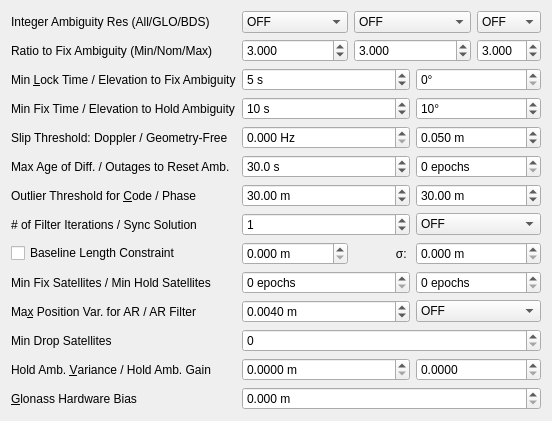
     <widget class="QWidget" name="tabSettings2">
      <attribute name="title">
       <string>Setting&amp;2</string>
      </attribute>
      <layout class="QGridLayout" name="gridLayout_2">
       <item row="2" column="4">
        <widget class="QDoubleSpinBox" name="sBValidThresARMax">
         <property name="toolTip">
          <string>&lt;html&gt;&lt;head/&gt;&lt;body&gt;&lt;p&gt;Set the nominal integer ambiguity validation threshold for ʺratio‐testʺ, which uses the ratio of squared residuals of the best integer vector to the second‐best vector. (option: &lt;span style=&quot; font-style:italic;&quot;&gt;pos2-arthres6&lt;/span&gt;).&lt;/p&gt;&lt;p&gt;If min and max values are set equal to the nominal value then the ratio is fixed, else the ratio will be adjusted by the number of satellites. The nominal value is used for 8 satellite pairs and is adjusted lower as the number of satellites increases and higher as it decreases .&lt;/p&gt;&lt;/body&gt;&lt;/html&gt;</string>
         </property>
         <property name="decimals">
          <number>3</number>
         </property>
         <property name="value">
          <double>3.000000000000000</double>
         </property>
        </widget>
       </item>
       <item row="0" column="1">
        <widget class="QComboBox" name="cBAmbiguityResolution">
         <property name="toolTip">
          <string>&lt;html&gt;&lt;head/&gt;&lt;body&gt;&lt;p&gt;Define integer ambiguity resolution strategy (option &lt;span style=&quot; font-style:italic;&quot;&gt;pos2-armode&lt;/span&gt;)&lt;/p&gt;&lt;/body&gt;&lt;/html&gt;</string>
         </property>
         <item>
          <property name="text">
           <string>OFF</string>
          </property>
         </item>
         <item>
          <property name="text">
           <string>Continuous</string>
          </property>
         </item>
         <item>
          <property name="text">
           <string>Instantaneous</string>
          </property>
         </item>
         <item>
          <property name="text">
           <string>Fix and Hold</string>
          </property>
         </item>
        </widget>
       </item>
       <item row="16" column="3" colspan="2">
        <widget class="QDoubleSpinBox" name="sBBaselineSig">
         <property name="toolTip">
          <string>&lt;html&gt;&lt;head/&gt;&lt;body&gt;&lt;p&gt;Define the standard deviation of the baseline length constraint in moving‐base mode (option: &lt;span style=&quot; font-style:italic;&quot;&gt;pos2-basesig).&lt;/span&gt;&lt;/p&gt;&lt;/body&gt;&lt;/html&gt;</string>
         </property>
         <property name="suffix">
          <string> m</string>
         </property>
         <property name="decimals">
          <number>3</number>
         </property>
         <property name="maximum">
          <double>1000000.000000000000000</double>
         </property>
        </widget>
       </item>
       <item row="2" column="0">
        <widget class="QLabel" name="LabelRatio">
         <property name="text">
          <string>Ratio to Fix Ambiguity (Min/Nom/Max)</string>
         </property>
         <property name="buddy">
          <cstring>sBValidThresARMin</cstring>
         </property>
        </widget>
       </item>
       <item row="18" column="1" colspan="2">
        <widget class="QDoubleSpinBox" name="sBMaxPositionVarAR">
         <property name="toolTip">
          <string>&lt;html&gt;&lt;head/&gt;&lt;body&gt;&lt;p&gt;Maximum position variance for ambiguity resolution (option: &lt;span style=&quot; font-style:italic;&quot;&gt;pos2-arthres1&lt;/span&gt;).&lt;/p&gt;&lt;/body&gt;&lt;/html&gt;</string>
         </property>
         <property name="suffix">
          <string> m</string>
         </property>
         <property name="decimals">
          <number>4</number>
         </property>
         <property name="value">
          <double>0.004000000000000</double>
         </property>
        </widget>
       </item>
       <item row="0" column="0">
        <widget class="QLabel" name="Label25">
         <property name="text">
          <string>Integer Ambiguity Res (All/GLO/BDS)</string>
         </property>
         <property name="buddy">
          <cstring>cBAmbiguityResolution</cstring>
         </property>
        </widget>
       </item>
       <item row="5" column="1" colspan="2">
        <widget class="QSpinBox" name="sBLockCountFixAmbiguity">
         <property name="toolTip">
          <string>&lt;html&gt;&lt;head/&gt;&lt;body&gt;&lt;p&gt;Define the minimum lock count to fix integer ambiguity. If the lock count is less than the value, the ambiguity is excluded from the fixed integer vector (option: &lt;span style=&quot; font-style:italic;&quot;&gt;pos2-arlockcnt&lt;/span&gt;).&lt;/p&gt;&lt;/body&gt;&lt;/html&gt;</string>
         </property>
         <property name="suffix">
          <string> s</string>
         </property>
         <property name="maximum">
          <number>3600</number>
         </property>
         <property name="value">
          <number>5</number>
         </property>
        </widget>
       </item>
       <item row="7" column="0">
        <widget class="QLabel" name="LabelHold">
         <property name="text">
          <string>Min Fix Time / Elevation to Hold Ambiguity</string>
         </property>
         <property name="buddy">
          <cstring>sBFixCountHoldAmbiguity</cstring>
         </property>
        </widget>
       </item>
       <item row="17" column="1" colspan="2">
        <widget class="QSpinBox" name="sBMinFixSats">
         <property name="toolTip">
          <string>&lt;html&gt;&lt;head/&gt;&lt;body&gt;&lt;p&gt;Minimum ambiguities required for fix (option: &lt;span style=&quot; font-style:italic;&quot;&gt;pos2-minfixsats&lt;/span&gt;).&lt;/p&gt;&lt;/body&gt;&lt;/html&gt;</string>
         </property>
         <property name="suffix">
          <string> epochs</string>
         </property>
        </widget>
       </item>
       <item row="16" column="1">
        <widget class="QDoubleSpinBox" name="sBBaselineLen">
         <property name="toolTip">
          <string>&lt;html&gt;&lt;head/&gt;&lt;body&gt;&lt;p&gt;Define the constraint of the baseline length in moving‐base mode (option: &lt;span style=&quot; font-style:italic;&quot;&gt;pos2-baselen).&lt;/span&gt;&lt;/p&gt;&lt;/body&gt;&lt;/html&gt;</string>
         </property>
         <property name="suffix">
          <string> m</string>
         </property>
         <property name="decimals">
          <number>3</number>
         </property>
         <property name="maximum">
          <double>1000000.000000000000000</double>
         </property>
        </widget>
       </item>
       <item row="0" column="4">
        <widget class="QComboBox" name="cBAmbiguityResolutionBDS">
         <property name="toolTip">
          <string>&lt;html&gt;&lt;head/&gt;&lt;body&gt;&lt;p&gt;Define integer ambiguity resolution strategy for BDS (option &lt;span style=&quot; font-style:italic;&quot;&gt;pos2-bdsarmode&lt;/span&gt;)&lt;/p&gt;&lt;/body&gt;&lt;/html&gt;</string>
         </property>
         <item>
          <property name="text">
           <string>OFF</string>
          </property>
         </item>
         <item>
          <property name="text">
           <string>ON</string>
          </property>
         </item>
        </widget>
       </item>
       <item row="9" column="3" colspan="2">
        <widget class="QDoubleSpinBox" name="sBSlipThreshold">
         <property name="toolTip">
          <string>&lt;html&gt;&lt;head/&gt;&lt;body&gt;&lt;p&gt;Define the cycle‐slip threshold of geometry‐free LC carrier‐phase difference between epochs (option: &lt;span style=&quot; font-style:italic;&quot;&gt;pos2-slipthres&lt;/span&gt;)&lt;/p&gt;&lt;/body&gt;&lt;/html&gt;</string>
         </property>
         <property name="suffix">
          <string> m</string>
         </property>
         <property name="decimals">
          <number>3</number>
         </property>
         <property name="value">
          <double>0.050000000000000</double>
         </property>
        </widget>
       </item>
       <item row="16" column="2">
        <widget class="QLabel" name="label">
         <property name="text">
          <string>σ: </string>
         </property>
         <property name="alignment">
          <set>Qt::AlignmentFlag::AlignRight|Qt::AlignmentFlag::AlignTrailing|Qt::AlignmentFlag::AlignVCenter</set>
         </property>
         <property name="buddy">
          <cstring>sBBaselineSig</cstring>
         </property>
        </widget>
       </item>
       <item row="18" column="0">
        <widget class="QLabel" name="label_6">
         <property name="text">
          <string>Ma&amp;x Position Var. for AR / AR Filter</string>
         </property>
         <property name="buddy">
          <cstring>sBMaxPositionVarAR</cstring>
         </property>
        </widget>
       </item>
       <item row="11" column="1" colspan="2">
        <widget class="QDoubleSpinBox" name="sBMaxAgeDifferences">
         <property name="toolTip">
          <string>&lt;html&gt;&lt;head/&gt;&lt;body&gt;&lt;p&gt;Define the maximum value of age of differential between the rover and the base station (option: &lt;span style=&quot; font-style:italic;&quot;&gt;pos2-maxage&lt;/span&gt;) &lt;/p&gt;&lt;/body&gt;&lt;/html&gt;</string>
         </property>
         <property name="suffix">
          <string> s</string>
         </property>
         <property name="decimals">
          <number>1</number>
         </property>
         <property name="maximum">
          <double>3600.000000000000000</double>
         </property>
         <property name="value">
          <double>30.000000000000000</double>
         </property>
        </widget>
       </item>
       <item row="5" column="3" colspan="2">
        <widget class="QDoubleSpinBox" name="sBElevationMaskAR">
         <property name="toolTip">
          <string>&lt;html&gt;&lt;head/&gt;&lt;body&gt;&lt;p&gt;Define the minimum elevation angle to fix integer ambiguity. If the elevation angle is less than the value, the ambiguity is excluded from the fixed integer vector (option: &lt;span style=&quot; font-style:italic;&quot;&gt;pos2-arelmask&lt;/span&gt;).&lt;/p&gt;&lt;/body&gt;&lt;/html&gt;</string>
         </property>
         <property name="suffix">
          <string>°</string>
         </property>
         <property name="decimals">
          <number>0</number>
         </property>
         <property name="maximum">
          <double>90.000000000000000</double>
         </property>
        </widget>
       </item>
       <item row="0" column="2" colspan="2">
        <widget class="QComboBox" name="cBAmbiguityResolutionGLO">
         <property name="toolTip">
          <string>&lt;html&gt;&lt;head/&gt;&lt;body&gt;&lt;p&gt;Define integer ambiguity resolution strategy for Glonass (option &lt;span style=&quot; font-style:italic;&quot;&gt;pos2-gloarmode&lt;/span&gt;)&lt;/p&gt;&lt;/body&gt;&lt;/html&gt;</string>
         </property>
         <item>
          <property name="text">
           <string>OFF</string>
          </property>
         </item>
         <item>
          <property name="text">
           <string>ON</string>
          </property>
         </item>
         <item>
          <property name="text">
           <string>Auto Calibration</string>
          </property>
         </item>
         <item>
          <property name="text">
           <string>Fix and Hold</string>
          </property>
         </item>
        </widget>
       </item>
       <item row="9" column="1" colspan="2">
        <widget class="QDoubleSpinBox" name="sBDopplerThreshold">
         <property name="toolTip">
          <string>&lt;html&gt;&lt;head/&gt;&lt;body&gt;&lt;p&gt;Set the cycle-slip threshold (Hz) of difference between doppler and carrier phase difference between epochs, 0 = disabled (option: &lt;span style=&quot; font-style:italic;&quot;&gt;pos2-dopthres).&lt;/span&gt;&lt;/p&gt;&lt;/body&gt;&lt;/html&gt;</string>
         </property>
         <property name="suffix">
          <string> Hz</string>
         </property>
         <property name="decimals">
          <number>3</number>
         </property>
        </widget>
       </item>
       <item row="21" column="1" colspan="4">
        <widget class="QDoubleSpinBox" name="sBGlonassHwBias">
         <property name="toolTip">
          <string>&lt;html&gt;&lt;head/&gt;&lt;body&gt;&lt;p&gt;Set relative GLONASS hardware bias in meters per frequency slot. Used only when pos2-gloarmode is&lt;/p&gt;&lt;p&gt;set to “autocal” and is used to specify the interchannel bias between two different receiver manufacturers  (option: &lt;span style=&quot; font-style:italic;&quot;&gt;pos2-arthres2&lt;/span&gt;).&lt;/p&gt;&lt;/body&gt;&lt;/html&gt;</string>
         </property>
         <property name="suffix">
          <string> m</string>
         </property>
         <property name="decimals">
          <number>3</number>
         </property>
        </widget>
       </item>
       <item row="13" column="1" colspan="2">
        <widget class="QDoubleSpinBox" name="sBRejectCode">
         <property name="toolTip">
          <string>&lt;html&gt;&lt;head/&gt;&lt;body&gt;&lt;p&gt;Set the reject threshold of GDOP (option: &lt;span style=&quot; font-style:italic;&quot;&gt;pos2-rejgdop&lt;/span&gt;). &lt;/p&gt;&lt;p&gt;If the GDOP is over the value, the observable is excluded for the estimation process as an outlier.&lt;/p&gt;&lt;/body&gt;&lt;/html&gt;</string>
         </property>
         <property name="suffix">
          <string> m</string>
         </property>
         <property name="decimals">
          <number>2</number>
         </property>
         <property name="maximum">
          <double>1000.000000000000000</double>
         </property>
         <property name="value">
          <double>30.000000000000000</double>
         </property>
        </widget>
       </item>
       <item row="21" column="0">
        <widget class="QLabel" name="label_8">
         <property name="text">
          <string>&amp;Glonass Hardware Bias</string>
         </property>
         <property name="buddy">
          <cstring>sBGlonassHwBias</cstring>
         </property>
        </widget>
       </item>
       <item row="11" column="0">
        <widget class="QLabel" name="Label14">
         <property name="text">
          <string>Max Age of Diff. / Outages to Reset Amb.</string>
         </property>
         <property name="buddy">
          <cstring>sBMaxAgeDifferences</cstring>
         </property>
        </widget>
       </item>
       <item row="15" column="3" colspan="2">
        <widget class="QComboBox" name="cBSyncSolution">
         <property name="toolTip">
          <string>&lt;html&gt;&lt;head/&gt;&lt;body&gt;&lt;p&gt;Define time synchronization mode of solutions (option: &lt;span style=&quot; font-style:italic;&quot;&gt;pos2-syncsol&lt;/span&gt;)&lt;/p&gt;&lt;/body&gt;&lt;/html&gt;</string>
         </property>
         <item>
          <property name="text">
           <string>OFF</string>
          </property>
         </item>
         <item>
          <property name="text">
           <string>ON</string>
          </property>
         </item>
        </widget>
       </item>
       <item row="13" column="0">
        <widget class="QLabel" name="Label11">
         <property name="text">
          <string>Outlier Threshold for &amp;Code / Phase</string>
         </property>
         <property name="buddy">
          <cstring>sBRejectCode</cstring>
         </property>
        </widget>
       </item>
       <item row="15" column="1" colspan="2">
        <widget class="QSpinBox" name="sBNumIteration">
         <property name="toolTip">
          <string>&lt;html&gt;&lt;head/&gt;&lt;body&gt;&lt;p&gt;Define the number of iteration in the measurement update of the estimation filter (option: &lt;span style=&quot; font-style:italic;&quot;&gt;pos2-niter&lt;/span&gt;). &lt;/p&gt;&lt;p&gt;If the baseline length is very short like 1 m, the iteration may be effective to handle the nonlinearity of measurement equation.&lt;/p&gt;&lt;/body&gt;&lt;/html&gt;</string>
         </property>
         <property name="value">
          <number>1</number>
         </property>
        </widget>
       </item>
       <item row="19" column="0">
        <widget class="QLabel" name="label_5">
         <property name="text">
          <string>Min Drop Satellites</string>
         </property>
         <property name="buddy">
          <cstring>sBMinDropSats</cstring>
         </property>
        </widget>
       </item>
       <item row="9" column="0">
        <widget class="QLabel" name="Label22">
         <property name="text">
          <string>Slip Threshold: Doppler / Geometry-Free</string>
         </property>
         <property name="buddy">
          <cstring>sBDopplerThreshold</cstring>
         </property>
        </widget>
       </item>
       <item row="15" column="0">
        <widget class="QLabel" name="Label37">
         <property name="text">
          <string># of Filter Iterations / Sync Solution</string>
         </property>
         <property name="buddy">
          <cstring>sBNumIteration</cstring>
         </property>
        </widget>
       </item>
       <item row="7" column="3" colspan="2">
        <widget class="QDoubleSpinBox" name="sBElevationMaskHold">
         <property name="toolTip">
          <string>&lt;html&gt;&lt;head/&gt;&lt;body&gt;&lt;p&gt;Define the minimum elevation angle to hold ambiguity in ʺFix and Holdʺ integer ambiguity resolution mode (option: &lt;span style=&quot; font-style:italic;&quot;&gt;pos2-elmaskhold&lt;/span&gt;)&lt;/p&gt;&lt;/body&gt;&lt;/html&gt;</string>
         </property>
         <property name="suffix">
          <string>°</string>
         </property>
         <property name="decimals">
          <number>0</number>
         </property>
         <property name="maximum">
          <double>90.000000000000000</double>
         </property>
         <property name="value">
          <double>10.000000000000000</double>
         </property>
        </widget>
       </item>
       <item row="17" column="3" colspan="2">
        <widget class="QSpinBox" name="sBMinHoldSats">
         <property name="toolTip">
          <string>&lt;html&gt;&lt;head/&gt;&lt;body&gt;&lt;p&gt;Minimum ambiguities required for hold (option: &lt;span style=&quot; font-style:italic;&quot;&gt;pos2-minholdsats&lt;/span&gt;).&lt;/p&gt;&lt;/body&gt;&lt;/html&gt;</string>
         </property>
         <property name="suffix">
          <string> epochs</string>
         </property>
        </widget>
       </item>
       <item row="2" column="2" colspan="2">
        <widget class="QDoubleSpinBox" name="sBValidThresAR">
         <property name="toolTip">
          <string>&lt;html&gt;&lt;head/&gt;&lt;body&gt;&lt;p&gt;Set the nominal integer ambiguity validation threshold for ʺratio‐testʺ, which uses the ratio of squared residuals of the best integer vector to the second‐best vector. (option: &lt;span style=&quot; font-style:italic;&quot;&gt;pos2-arthres&lt;/span&gt;).&lt;/p&gt;&lt;p&gt;If min and max values are set equal to the nominal value then the ratio is fixed, else the ratio will be adjusted by the number of satellites. The nominal value is used for 8 satellite pairs and is adjusted lower as the number of satellites increases and higher as it decreases .&lt;/p&gt;&lt;/body&gt;&lt;/html&gt;</string>
         </property>
         <property name="decimals">
          <number>3</number>
         </property>
         <property name="value">
          <double>3.000000000000000</double>
         </property>
        </widget>
       </item>
       <item row="7" column="1" colspan="2">
        <widget class="QSpinBox" name="sBFixCountHoldAmbiguity">
         <property name="toolTip">
          <string>&lt;html&gt;&lt;head/&gt;&lt;body&gt;&lt;p&gt;Define the minimum fix count to hold ambiguity in &amp;quot;Fix and Hold&amp;quot; integer ambiguity resolution mode (option: &lt;span style=&quot; font-style:italic;&quot;&gt;pos2-arminfix&lt;/span&gt;).&lt;/p&gt;&lt;/body&gt;&lt;/html&gt;</string>
         </property>
         <property name="suffix">
          <string> s</string>
         </property>
         <property name="maximum">
          <number>1000</number>
         </property>
         <property name="value">
          <number>10</number>
         </property>
        </widget>
       </item>
       <item row="13" column="3" colspan="2">
        <widget class="QDoubleSpinBox" name="sBRejectPhase">
         <property name="toolTip">
          <string>&lt;html&gt;&lt;head/&gt;&lt;body&gt;&lt;p&gt;Set the reject threshold of the kalman filter innovations (option: &lt;span style=&quot; font-style:italic;&quot;&gt;pos2-rejionn&lt;/span&gt;). &lt;/p&gt;&lt;p&gt;If the carrier phase innovation is over the value, the observable is excluded for the estimation process as an outlier. The innovation threshold is multiplied by the carrier phase/pseudorange error ratio to generate the threshold for pseudorange innovations.&lt;/p&gt;&lt;/body&gt;&lt;/html&gt;</string>
         </property>
         <property name="suffix">
          <string> m</string>
         </property>
         <property name="decimals">
          <number>2</number>
         </property>
         <property name="maximum">
          <double>1000.000000000000000</double>
         </property>
         <property name="value">
          <double>30.000000000000000</double>
         </property>
        </widget>
       </item>
       <item row="5" column="0">
        <widget class="QLabel" name="Label13">
         <property name="text">
          <string>Min &amp;Lock Time / Elevation to Fix Ambiguity</string>
         </property>
         <property name="buddy">
          <cstring>sBLockCountFixAmbiguity</cstring>
         </property>
        </widget>
       </item>
       <item row="2" column="1">
        <widget class="QDoubleSpinBox" name="sBValidThresARMin">
         <property name="toolTip">
          <string>&lt;html&gt;&lt;head/&gt;&lt;body&gt;&lt;p&gt;Set the nominal integer ambiguity validation threshold for ʺratio‐testʺ, which uses the ratio of squared residuals of the best integer vector to the second‐best vector. (option: &lt;span style=&quot; font-style:italic;&quot;&gt;pos2-arthres5&lt;/span&gt;).&lt;/p&gt;&lt;p&gt;If min and max values are set equal to the nominal value then the ratio is fixed, else the ratio will be adjusted by the number of satellites. The nominal value is used for 8 satellite pairs and is adjusted lower as the number of satellites increases and higher as it decreases .&lt;/p&gt;&lt;/body&gt;&lt;/html&gt;</string>
         </property>
         <property name="decimals">
          <number>3</number>
         </property>
         <property name="value">
          <double>3.000000000000000</double>
         </property>
        </widget>
       </item>
       <item row="17" column="0">
        <widget class="QLabel" name="LabelMinSat">
         <property name="text">
          <string>Min Fix Satellites / Min Hold Satellites</string>
         </property>
         <property name="buddy">
          <cstring>sBMinFixSats</cstring>
         </property>
        </widget>
       </item>
       <item row="16" column="0">
        <widget class="QCheckBox" name="cBBaselineConstrain">
         <property name="toolTip">
          <string>Constrain the baseline length</string>
         </property>
         <property name="text">
          <string>Baseline Length Constraint</string>
         </property>
        </widget>
       </item>
       <item row="11" column="3" colspan="2">
        <widget class="QSpinBox" name="sBOutageCountResetAmbiguity">
         <property name="toolTip">
          <string>&lt;html&gt;&lt;head/&gt;&lt;body&gt;&lt;p&gt;Set the outage count to reset ambiguity. If the data outage count is over the value, the estimated ambiguity is reset to the initial value (option &lt;span style=&quot; font-style:italic;&quot;&gt;pos2-aroutcnt).&lt;/span&gt;&lt;span style=&quot; font-family:'monospace';&quot;&gt;&lt;br/&gt;&lt;/span&gt;&lt;/p&gt;&lt;/body&gt;&lt;/html&gt;</string>
         </property>
         <property name="suffix">
          <string> epochs</string>
         </property>
        </widget>
       </item>
       <item row="20" column="0">
        <widget class="QLabel" name="label_7">
         <property name="text">
          <string>Hold Amb. &amp;Variance / Hold Amb. Gain</string>
         </property>
         <property name="buddy">
          <cstring>sBVarHoldAmb</cstring>
         </property>
        </widget>
       </item>
       <item row="19" column="1" colspan="4">
        <widget class="QSpinBox" name="sBMinDropSats">
         <property name="toolTip">
          <string>&lt;html&gt;&lt;head/&gt;&lt;body&gt;&lt;p&gt;Minimum ambiguities required to enable exclusion of a single satellite from ambiguity resolution each epoch (option: &lt;span style=&quot; font-style:italic;&quot;&gt;pos2-mindropsats&lt;/span&gt;).&lt;/p&gt;&lt;/body&gt;&lt;/html&gt;</string>
         </property>
        </widget>
       </item>
       <item row="20" column="1" colspan="2">
        <widget class="QDoubleSpinBox" name="sBVarHoldAmb">
         <property name="toolTip">
          <string>&lt;html&gt;&lt;head/&gt;&lt;body&gt;&lt;p&gt;Set variance for ambiguity hold feedback. Acts asinverse ambiguity tracking gain (option: &lt;span style=&quot; font-style:italic;&quot;&gt;pos2-varholdamb&lt;/span&gt;).&lt;/p&gt;&lt;/body&gt;&lt;/html&gt;</string>
         </property>
         <property name="suffix">
          <string> m</string>
         </property>
         <property name="decimals">
          <number>4</number>
         </property>
        </widget>
       </item>
       <item row="20" column="3" colspan="2">
        <widget class="QDoubleSpinBox" name="sBGainHoldAmb">
         <property name="toolTip">
          <string>&lt;html&gt;&lt;head/&gt;&lt;body&gt;&lt;p&gt;Gain for GLONASS IF bias nulls when using GLONASS “Fix and Hold” AR mode (option: &lt;span style=&quot; font-style:italic;&quot;&gt;pos2-gainholdamb&lt;/span&gt;).&lt;/p&gt;&lt;/body&gt;&lt;/html&gt;</string>
         </property>
         <property name="decimals">
          <number>4</number>
         </property>
        </widget>
       </item>
       <item row="18" column="3" colspan="2">
        <widget class="QComboBox" name="cBARFilter">
         <property name="toolTip">
          <string>&lt;html&gt;&lt;head/&gt;&lt;body&gt;&lt;p&gt;Require AR qualification of new or returning satellites after cycle slip (option: &lt;span style=&quot; font-style:italic;&quot;&gt;pos2-arfilter&lt;/span&gt;).&lt;/p&gt;&lt;/body&gt;&lt;/html&gt;</string>
         </property>
         <item>
          <property name="text">
           <string>OFF</string>
          </property>
         </item>
         <item>
          <property name="text">
           <string>ON</string>
          </property>
         </item>
        </widget>
       </item>
      </layout>
     </widget>
